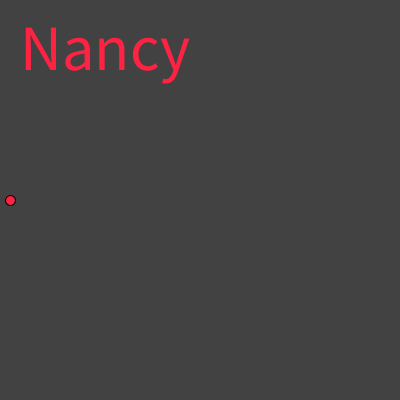
Frame 1 (no input)
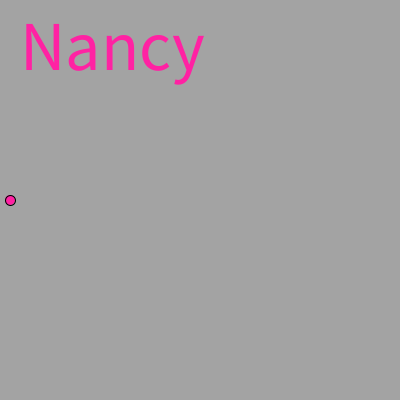
Frame 60 (the mouse pressed at the canvas centre just before this capture)
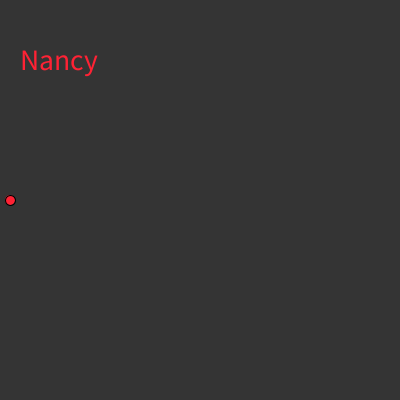
Frame 120 (the mouse held since frame 60 and released just before this capture)

The Processing sketch that drew these frames (run headless with seeded random() and noise(); from frame 60 on, the mouse is pressed at the canvas centre):

// Processing sketch: processing_111160
// ── processing_111160.pde

//Nancy Own - Visual Studios
//Assignment #3 - motions/conditinals  


void setup() {
  // set window size
  size(400,400);
  // styling
  smooth();
}
 int valueX = 10;
 int valueY = 200;
 int sizeX = 10;
 int sizeY = 10;
void draw() {
  //setup custom function
  drawCircle(sizeX,sizeY);
   //randome text sizes
  float name = random(100);
  textSize(name);
  frameRate(8);
  //flashy background
  float bg = random(255);
  background(bg);
 //randomize colors of pink circles
 //drwaing ellipses
  fill (255,34,bg);
//  ellipse (200,200,90,90);
//  ellipse (132,132,120,120);
//  ellipse (80,80,50,50);
//  ellipse (360,360,90,90);
//  ellipse (280,280,150,150);
//  ellipse (275,165,90,90);
//  ellipse (100,200,40,40);
//  ellipse (50,340,170,170);
//  ellipse (165,275,90,90);
//  ellipse (45,220,90,90);
//  ellipse (110,250,65,65);
//  ellipse (185,380,140,140);
  //randomize color of radius changing cirlce
//  fill (bg,0,bg);
  //random radius
 
  //new ellipse 
 // void drawCircle(sizeX, sizeY){
 ellipse (valueX,valueY,sizeX,sizeY);
  //add text to composition
  text("Nancy", 20, 70);
     
  }
  void drawCircle(int sizeX, int sizeY){
 ellipse (valueX,valueY,sizeX,sizeY);
  }
 
void keyPressed() {
  //conditional to make ellipse move when pressing arrows.
  if (valueX <= 400 && keyCode == RIGHT) {
    valueX += 1;
    sizeX++;
  } 
  else if(keyCode == LEFT) {
    valueX -= 1;
    sizeX--;
  } 
  else if(keyCode == UP){
    valueY -= 1;
    sizeY--;
  } 
  else if(keyCode == DOWN){
    valueY += 1;
    sizeY++;
}
} 
